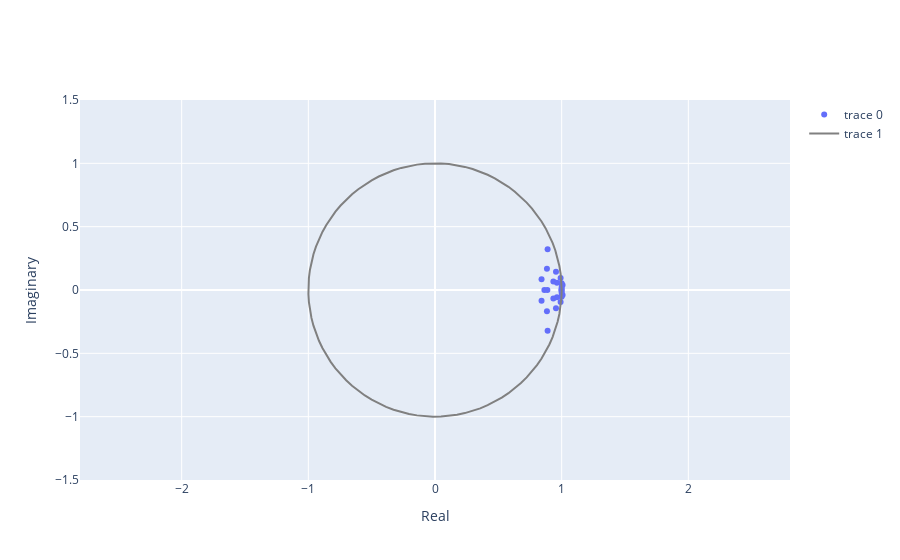

This figure's notebook cell:
### Markdown cell above
This does make sense. Now let's take a look at the eigenvalues of $\mathbf{\tilde{A}}$ and see if our modes are stable. We can plot the eigenvalues using the `.plot_eigenvalues()` method`.

### Code cell
dmd_visualizer.plot_eigenvalues("plotly")
